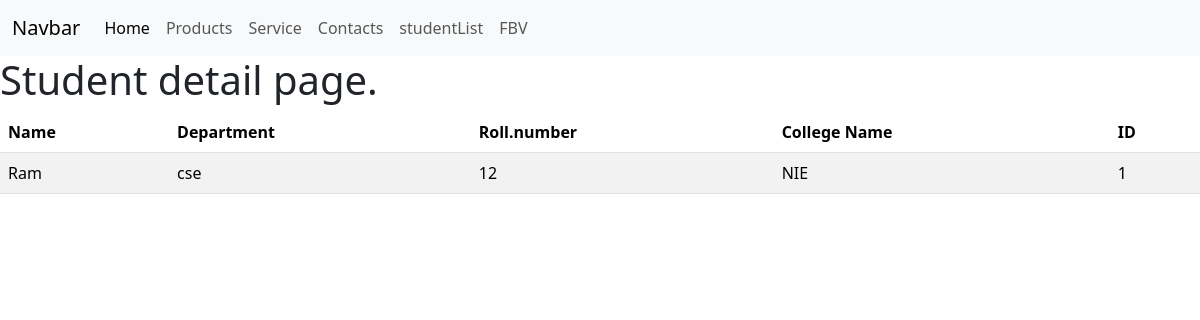
The app's page /1/detail with its own data.
### CSE/models.py (models this page shows, shortened)
class Student(models.Model):
    name = models.CharField(max_length=50)
    department = models.CharField(max_length=30)
    college_name = models.CharField(max_length=30)
    rollnumber = models.IntegerField()

### CSE/views.py (the view)
# urls.py: path('<pk>/detail', StudentDetail.as_view(), name = 'detail'),
class StudentDetail(DetailView):
    model = Student
    template_name = 'CBV/detail.html'

### templates/CBV/detail.html
{% extends 'basic.html' %}
{% block content %}
<h1>Student detail page.</h1>
<table class="table table-striped">
    <thead class="thead-dark">
      <tr>
        <th scope="col">Name</th>
        <th scope="col">Department</th>
        <th scope="col">Roll.number</th>
        <th scope="col">College Name</th>
        <th scope="col">ID</th>
      </tr>
    </thead>
    <tbody>
      <tr>
        <td>{{object.name}}</td>
        <td>{{object.department}}</td>
        <td>{{object.rollnumber}}</td>
        <td>{{object.college_name}}</td>
        <td>{{object.id}}</td>
      </tr>
    </tbody>
  </table>
{% endblock %}

### records on screen
Student: name "Ram", department "cse", rollnumber "12", college_name "NIE", id "1"
